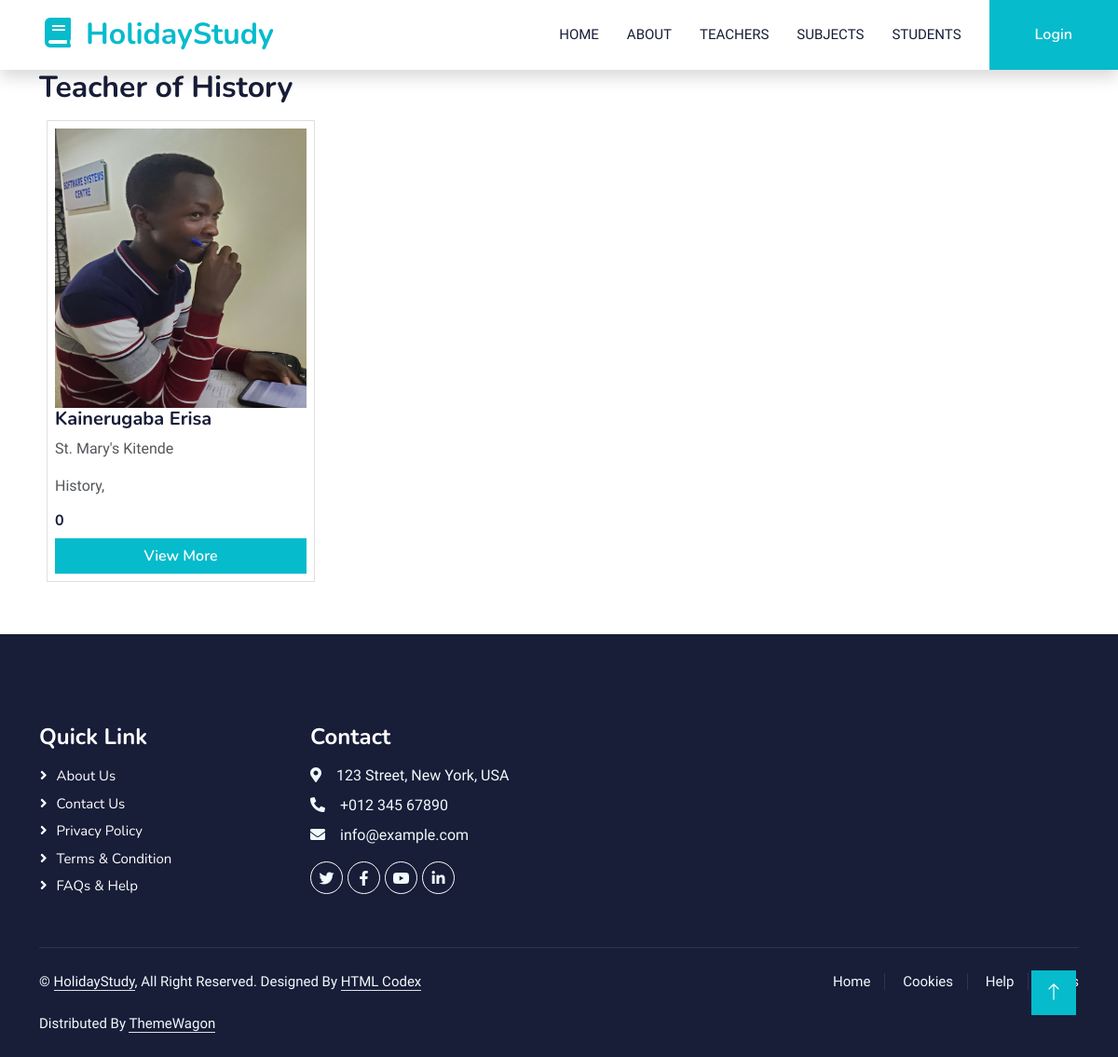
The app's page /subjects/viewSubjectTeachers/5/, older data.
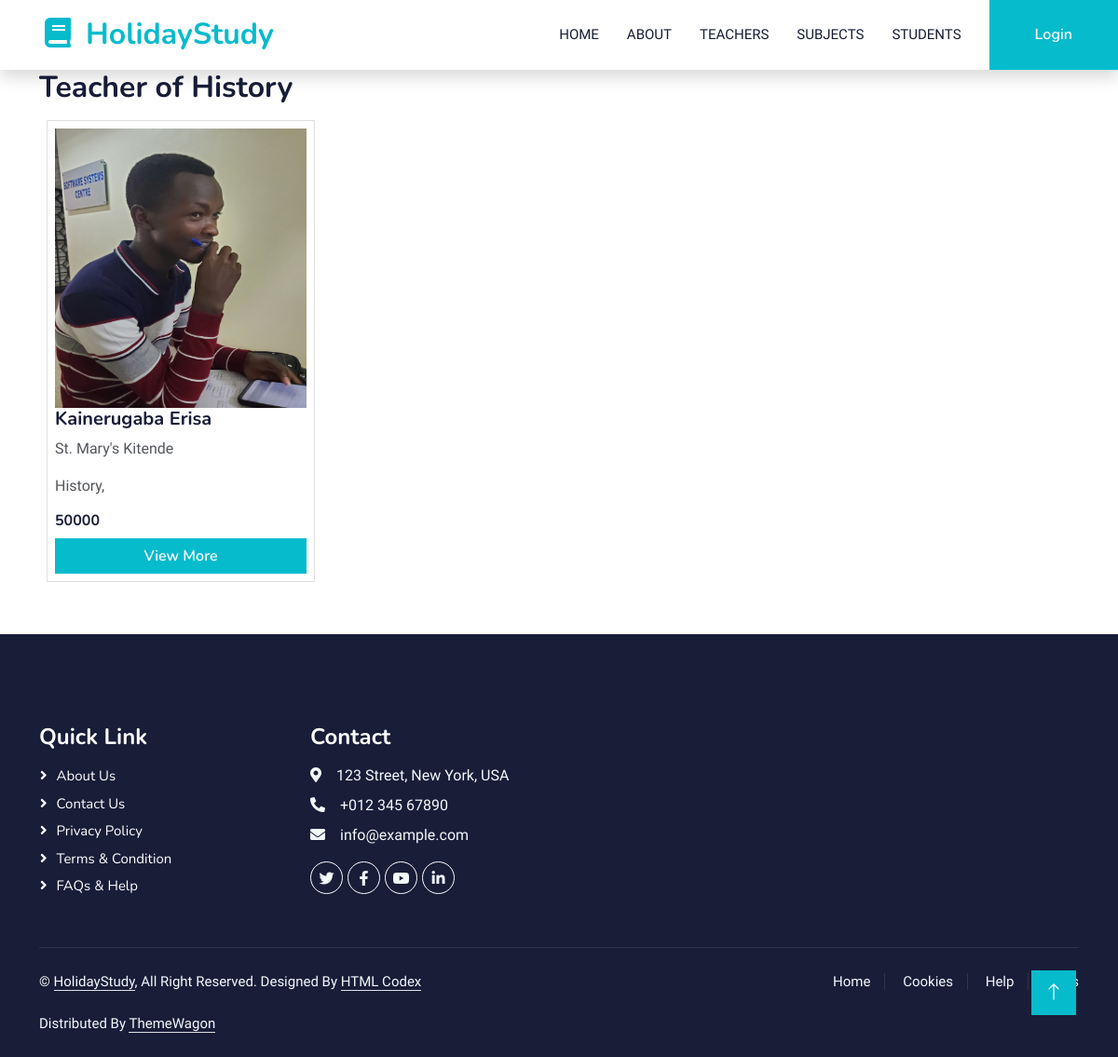
The same page, newer data.
### base/models.py (models this page shows, shortened)
class TeacherSubject(models.Model):
  teacher = models.ForeignKey(Teacher, on_delete=models.CASCADE)
  subject = models.ForeignKey(Subject, on_delete=models.CASCADE)

class Teacher(models.Model):
  teacherName = models.ForeignKey(User, on_delete=models.CASCADE)
  subjects = models.ManyToManyField(Subject, through='TeacherSubject')
  students = models.ManyToManyField(Student, through='TeacherEnrolment')
  currentSchool = models.CharField(max_length=400)
  teacherImage = models.ImageField(upload_to="photos/%y/%m/%d", blank=True)
  teacherDescription = models.TextField()
  teacherFee = models.IntegerField()

### base/views.py (the view)
# urls.py: path('subjects/viewSubjectTeachers/<int:id>/', views.viewSubjectTeachers, name='viewSubjectTeachers'),
def viewSubjectTeachers(request, id):
  subject = Subject.objects.get(pk=id)
  teachers = TeacherSubject.objects.filter(subject=id)
  context = {
    'teachers': teachers,
    'subject': subject
  }
  return render(request, 'base/view_subject_teachers.html', context)

### base/models.py (called while the page is built)
  def __str__(self):
    return self.subjectName

### base/templates/base/view_subject_teachers.html
{% extends 'base_template.html' %}
{% block content %}
<div class="container">
  <h2>Teacher of {{ subject }}</h2>
  <div class="row">
    {% for teacher in teachers %}
    <div class="col-sm">
      <div class="card col-sm m-2 p-2" style="width: 18rem;">
        <img class="card-img-top" style="height: 300px;" src="{{ teacher.teacher.teacherImage.url }}" alt="{{ teacher.teacherName.last_name}}">
            <h5 class="card-title">{{ teacher.teacher.teacherName.last_name }} {{ teacher.teacher.teacherName.first_name }}</h5>
            <p>{{ teacher.teacher.currentSchool }}</p>
            <p class="card-text">
              {% for subject in teacher.teacher.subjects.all %}
                {{ subject.subjectName }},
                {% endfor %}
                <br>
              </p>
        <h6 class="card-title">{{ teacher.teacher.teacherFee }}</h6>
        <a class="btn btn-primary" href="{% url 'base:teacherDetail' teacher.teacher.id %}">View More</a>
      </div>
    </div>
    {% endfor %}
  </div>
</div>
{% endblock %}

Row changes from the older to the newer data that the page shows:
changed through a linked row, TeacherSubject "Kainerugaba": teacher.teacherFee "0" → "50000"
